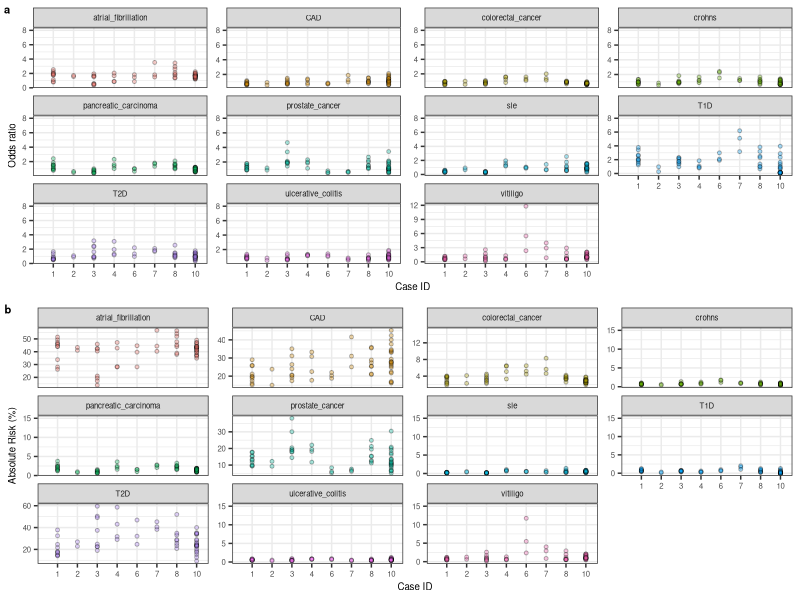
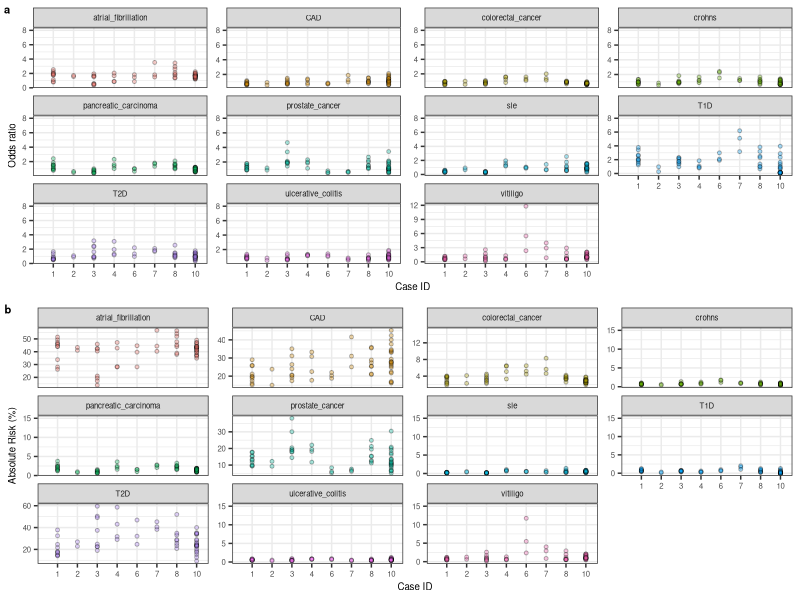

Reproduce these figures in R, in order.
library(ggplot2)
library(ggpubr)
#Read data into a table
oddsratios<-read.table("./data/retro.or.lifetimerisk.txt", header=T)

#Generate plots for each phenotype with data for each family
orplot<-ggplot(oddsratios,aes(x=as.factor(caseid),y=oddsratio,fill=phenotype),show.legend=FALSE) + geom_point(data=oddsratios,aes(x=as.factor(caseid),y=as.numeric(oddsratio)),shape = 21,size=1, color="black",alpha=.31,show.legend=FALSE) + facet_wrap(~ phenotype, ncol=4, scales = "free_y")+theme(panel.border = element_rect(colour = "black", fill=NA, size=0.1),strip.background = element_blank()) + theme_bw()+ylab("Odds ratio") + xlab("Case ID")+geom_blank(data=oddsratios, aes(x=0, y=8))+theme(text = element_text(size=7))

#Generate plots for each phenotype with data for each family
absplot<-ggplot(oddsratios,aes(x=as.factor(caseid),y=lifetimerisk*100,fill=phenotype),show.legend=FALSE) + geom_point(data=oddsratios,aes(x=as.factor(caseid),y=as.numeric(lifetimerisk*100)),shape = 21,size=1, color="black",alpha=.31,show.legend=FALSE) + facet_wrap(~ phenotype, ncol=4, scales = "free_y")+theme(panel.border = element_rect(colour = "black", fill=NA, size=0.1),strip.background = element_blank()) + theme_bw()+ylab("Absolute Risk (%)") + xlab("Case ID")+geom_blank(data=oddsratios, aes(x=0, y=15))+theme(text = element_text(size=7))

combinedplot<-ggarrange(orplot, absplot, ncol=1,nrow=2, labels=c("a","b"),font.label=list(color="black", size=8),hjust=-0.65)

ggsave("./figures/ExtFig6.pdf", plot=combinedplot, dpi=300, width=180, height=190, units=c("mm"), device="pdf")
ggsave("./figures/ExtFig6.jpg", plot=combinedplot, dpi=300, width=180, height=190, units=c("mm"), device="jpg")